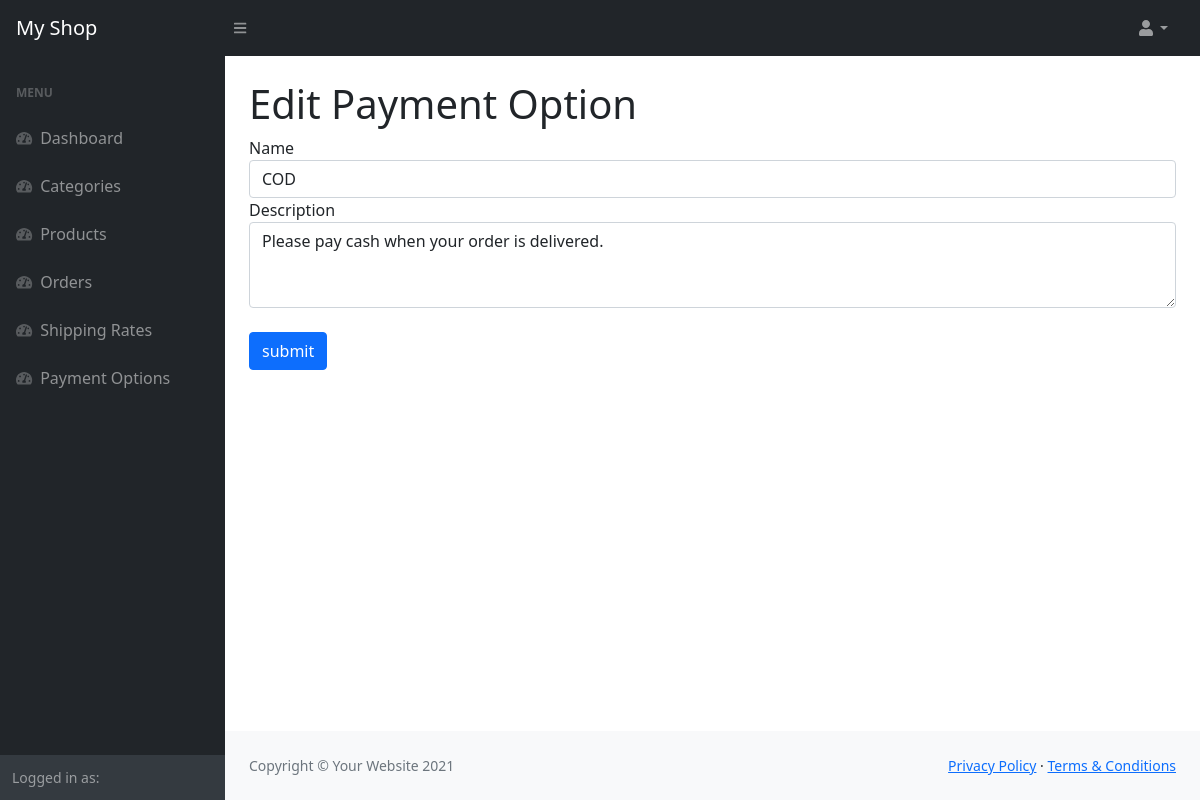
The app's page /admin/payment_options_update.php?id=1 with its own data.
### tables this page shows
CREATE TABLE `payment_options` (
  `id` int(11) NOT NULL,
  `name` varchar(32) NOT NULL,
  `description` text NOT NULL,
  `created_on` datetime NOT NULL DEFAULT CURRENT_TIMESTAMP
);

### admin/payment_options_update.php (the view, shortened to what this page needs)
<?php
include('inc/connect.php');
if(isset($_GET['id'])){
	$id = $_GET['id'];
	$name = '';
	$description  = '';
	$query = "SELECT * FROM payment_options WHERE id={$id}";
	$result = $conn->query($query) or die($conn->error);
	if($result->num_rows > 0){
		$row = $result->fetch_assoc();
		$name = $row['name'];
		$description  = $row['description'];
	}else{
		header('Location:shipping_rates_list.php');
	}
}
?>
<?php include("inc/header.php"); ?>
            <main>
                <div class="container-fluid px-4">
                    <h1 class="mt-4">Edit Payment Option</h1>
                    <form action="payment_options_update.php" method="post" enctype="multipart/form-data">
					  <div class="form-group">
					    <label for="name">Name</label>
					    <input type="text" class="form-control" name="name" value="<?php echo $name; ?>">
					  </div>
					  <div class="form-group">
					    <label for="name">Description</label>
					    <textarea class="form-control"  rows="3" name="description"><?php echo nl2br($description); ?></textarea>
					  </div>
					  <input type="submit" class="btn btn-primary mt-4" name="submit" value="submit" />
					</form>
                </div>
            </main>
<?php include("inc/footer.php"); ?>

### records on screen
payment_options: name "COD", description "Please pay cash when your order is delivered."
